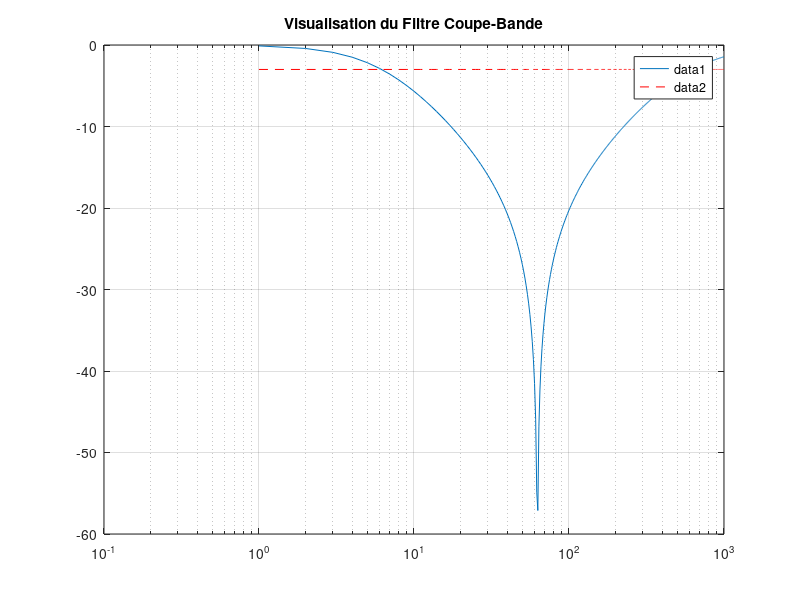

Write MATLAB code to recreate this figure.



clear all
close all
clc


Fe = 1000;  %Frequence dechantillonnage
F0 = 62.5;  %Frequence de resonnance
Q = 10;     %Facteur de qualite
Te = 1/Fe;  %Periode dechantillonnage
t = [0:Te:1];
Freq = [0:length(t)-1]*(Fe/length(t));
W = 2*pi*Freq;
W0 = 2*pi*F0;
X = W/W0;
H = 1./(1+j*Q*(X./(1-(X.^2))));
Module = 20*log10(abs(H));

figure
semilogx(Freq,Module,'')
%plot(W,W0,'p')
hold on
semilogx(Freq, max(Module)-3*ones(1,length(H)), 'r--')
grid on
title('Visualisation du Filtre Coupe-Bande')
legend
